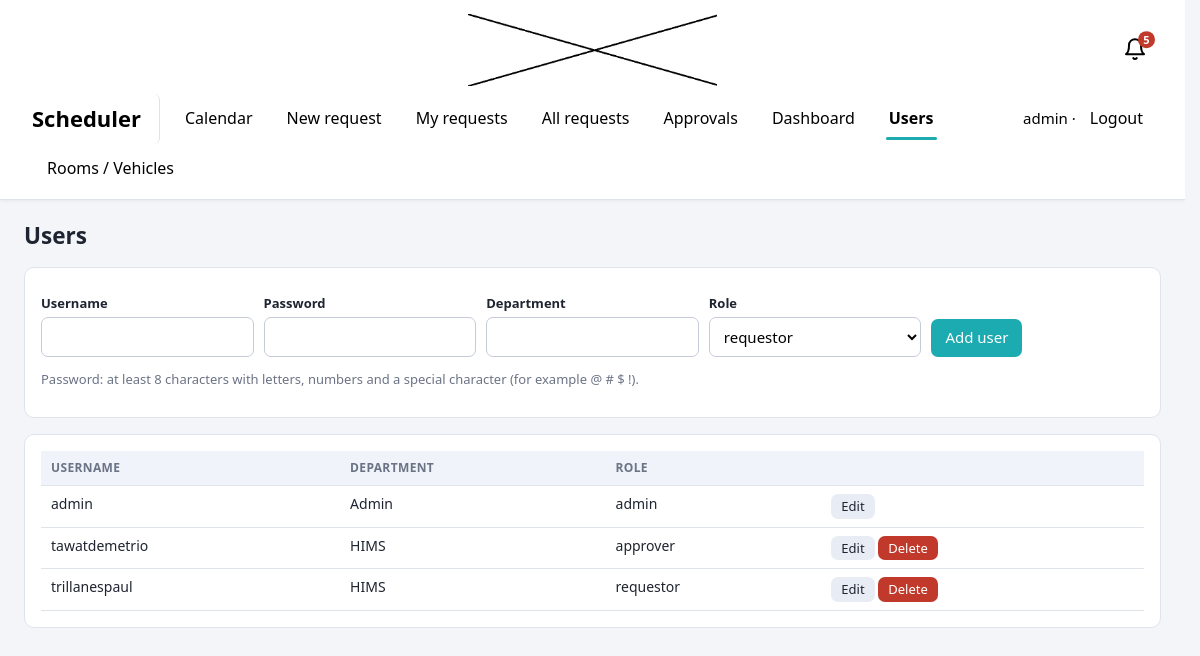
Page /admin/users (signed in) on the committed database.
### tables this page shows
CREATE TABLE users(id INTEGER PRIMARY KEY, username TEXT UNIQUE NOT NULL,
  pw TEXT NOT NULL, role TEXT NOT NULL DEFAULT 'requestor', department TEXT DEFAULT '');

### app.py (the view, shortened to what this page needs)
@app.route("/admin/users", methods=["GET", "POST"])
@login_required("admin")
def users():
    return render_template("users.html", rows=db().execute("SELECT * FROM users ORDER BY username").fetchall())

### app.py (called while the page is built)
def db():
    if "db" not in g:
        g.db = sqlite3.connect(DB, isolation_level=None, timeout=10)
        g.db.row_factory = sqlite3.Row
    return g.db

@app.after_request
def no_cache(r):
    if request.endpoint != "static":
        r.headers["Cache-Control"] = "no-store"
    return r

def login_required(*roles):
    def deco(f):
        @wraps(f)
        def w(*a, **k):
            if "uid" not in session:
                return redirect(url_for("login"))
            if roles and session["role"] not in roles:
                abort(403)
            return f(*a, **k)
        return w
    return deco

### templates/users.html
{% extends 'base.html' %}{% block body %}<h2>Users</h2>
<div class="card"><form method="post"><div class="row"><div><label>Username</label><input name="username" required></div>
<div><label>Password</label><input name="password" required pattern="(?=.*[A-Za-z])(?=.*\d)(?=.*[^A-Za-z0-9\s]).{8,}" minlength="8" title="At least 8 characters with letters, numbers and a special character (e.g. @ # $ !)"></div><div><label>Department</label><input name="department"></div>
<div><label>Role</label><select name="role"><option>requestor</option><option>approver</option><option>admin</option></select></div>
<div><button class="btn">Add user</button></div></div><p class="muted">Password: at least 8 characters with letters, numbers and a special character (for example @ # $ !).</p></form></div>
<div class="card wrap"><table><tr><th>Username</th><th>Department</th><th>Role</th><th></th></tr>
{% for u in rows %}<tr><td>{{ u.username }}</td><td>{{ u.department }}</td><td>{{ u.role }}</td><td>
<a class="btn sec sm" href="/admin/users/{{ u.id }}/edit">Edit</a>
{% if u.id != session.uid %}<form class="inline" method="post" action="/admin/users/{{ u.id }}/delete" onsubmit="return confirm('Delete {{ u.username }} and all of their requests?')"><button class="btn bad sm">Delete</button></form>{% endif %}
</td></tr>{% endfor %}</table></div>{% endblock %}

### static/style.css (style rules this page uses)
:root { --bg:#f3f5f9;--card:#fff;--ink:#1e2430;--muted:#6b7385;--pri:#1cabb0;--line:#dfe3ec;--ok:#1f8f4e;--warn:#b7791f;--bad:#c0392b }
* { box-sizing:border-box }
body { margin:0;font:15px/1.45 system-ui,Segoe UI,Arial,sans-serif;background:var(--bg);color:var(--ink) }
a { color:var(--pri);text-decoration:none }
h2 { margin:0 0 14px }
.card { background:var(--card);border:1px solid var(--line);border-radius:10px;padding:16px;margin-bottom:16px }
.muted { color:var(--muted);font-size:13px }
label { display:block;margin:10px 0 4px;font-weight:600;font-size:13px }
input,select,textarea { width:100%;padding:8px 10px;border:1px solid #c5cbd8;border-radius:7px;font:inherit;background:#fff }
.row { display:flex;gap:10px;flex-wrap:wrap;align-items:end }
.row>div { flex:1;min-width:150px }
.btn { display:inline-block;background:var(--pri);color:#fff;border:0;padding:8px 14px;border-radius:7px;cursor:pointer;font:inherit }
.btn.sec { background:#e8ecf4;color:var(--ink) }
.btn.bad { background:var(--bad) }
.btn.sm { padding:3px 10px;font-size:13px }
form.inline { display:inline }
.wrap { overflow-x:auto }
table { width:100%;border-collapse:collapse;background:#fff }
th,td { padding:8px 10px;border-bottom:1px solid var(--line);text-align:left;vertical-align:top;font-size:14px }
th { background:#f0f3f9;font-size:12px;text-transform:uppercase;letter-spacing:.03em;color:var(--muted) }
html { overflow-y:scroll;scrollbar-gutter:stable }

### rows in the picture
users: username "admin", department "Admin", role "admin"
users: username "tawatdemetrio", department "HIMS", role "approver"
users: username "trillanespaul", department "HIMS", role "requestor"

### other values in the picture
{{ session.name }} "admin"
